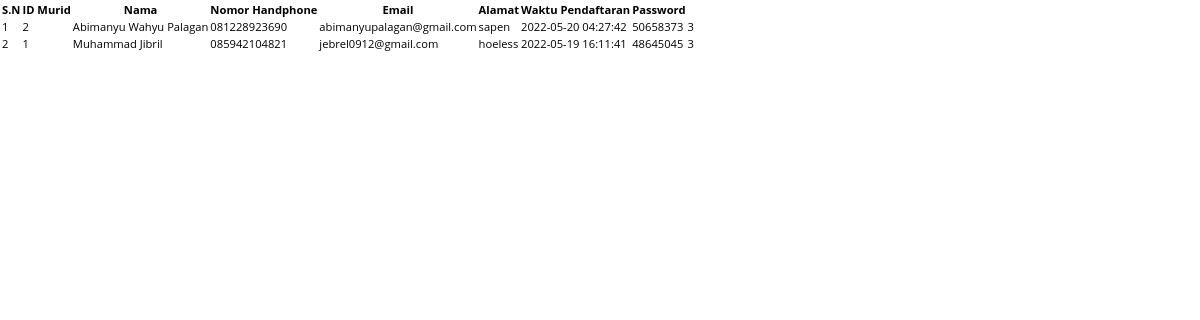
Screenshot of /data_murid_tes.php with the database file from the repository.
### tables this page shows
CREATE TABLE `murid` (
  `idMurid` int(10) UNSIGNED NOT NULL,
  `nama` varchar(50) NOT NULL,
  `noHP` varchar(15) NOT NULL,
  `email` varchar(50) NOT NULL,
  `alamat` varchar(50) NOT NULL,
  `waktuPendaftaran` datetime NOT NULL,
  `password` varchar(20) DEFAULT NULL,
  `idProgram` int(10) UNSIGNED DEFAULT NULL
);

### data_murid_tes.php (the view, shortened to what this page needs)
<?php
    include("db.php");
    $db= $con;
    $tableName="murid";
    $columns= ['idMurid', 'nama','noHP','email','alamat', 'waktuPendaftaran','password','idProgram'];
    $fetchData = fetch_data($db, $tableName, $columns);
    function fetch_data($db, $tableName, $columns){
    if(empty($db)){
        $msg= "Database connection error";
    } elseif (empty($columns) || !is_array($columns)) {
        $msg="columns Name must be defined in an indexed array";
    } elseif(empty($tableName)) {
        $msg= "Table Name is empty";
    } else {
        $columnName = implode(", ", $columns);
        $query = "SELECT ".$columnName." FROM $tableName"." ORDER BY idMurid DESC";
        $result = $db->query($query);
        if($result== true){
            if ($result->num_rows > 0) {
                $row= mysqli_fetch_all($result, MYSQLI_ASSOC);
                $msg= $row;
            } else {
                $msg= "No Data Found";
            }
        } else {
            $msg= mysqli_error($db);
        }
    }
    return $msg;
    }
?>
<!DOCTYPE html>
<html>
<head>
  <link rel="stylesheet" href="style.css">
</head>
<body>
<div class="container">
 <div class="row">
   <div class="col-sm-8">
    <div class="table-responsive">
      <table class="table table-bordered">
       <thead><tr><th>S.N</th>
         <th>ID Murid</th>
         <th>Nama</th>
         <th>Nomor Handphone</th>
         <th>Email</th>
         <th>Alamat</th>
         <th>Waktu Pendaftaran</th>
         <th>Password</th>
    </thead>
    <tbody>
  <?php
      if(is_array($fetchData)){
      $sn=1;
      foreach($fetchData as $data){
    ?>
      <tr>
      <td><?php echo $sn; ?></td>
      <td><?php echo $data['idMurid']??''; ?></td>
      <td><?php echo $data['nama']??''; ?></td>
      <td><?php echo $data['noHP']??''; ?></td>
      <td><?php echo $data['email']??''; ?></td>
      <td><?php echo $data['alamat']??''; ?></td>
      <td><?php echo $data['waktuPendaftaran']??''; ?></td>
      <td><?php echo $data['password']??''; ?></td>
      <td><?php echo $data['idProgram']??''; ?></td>
     </tr>
     <?php
      $sn++;}}?>
    </tbody>
     </table>
   </div>
</div>
</div>
</div>
</body>
</html>

### css/style.css (style rules this page uses)
:root { --gradient:linear-gradient(90deg, #646464, #646464); }
* { font-family: 'Open Sans', sans-serif; margin:0; padding:0; box-sizing: border-box; border:none; outline: none; text-decoration: none; transition: all .2s linear; background-color: ; }
html { font-size: 70%; overflow-x: hidden; }

### rows the page displays
murid: idMurid "2", nama "Abimanyu Wahyu Palagan", noHP "081228923690", email "abimanyupalagan@gmail.com", alamat "sapen", waktuPendaftaran "2022-05-20 04:27:42", password "50658373", idProgram "3"
murid: idMurid "1", nama "Muhammad Jibril", noHP "085942104821", email "jebrel0912@gmail.com", alamat "hoeless", waktuPendaftaran "2022-05-19 16:11:41", password "48645045", idProgram "3"
